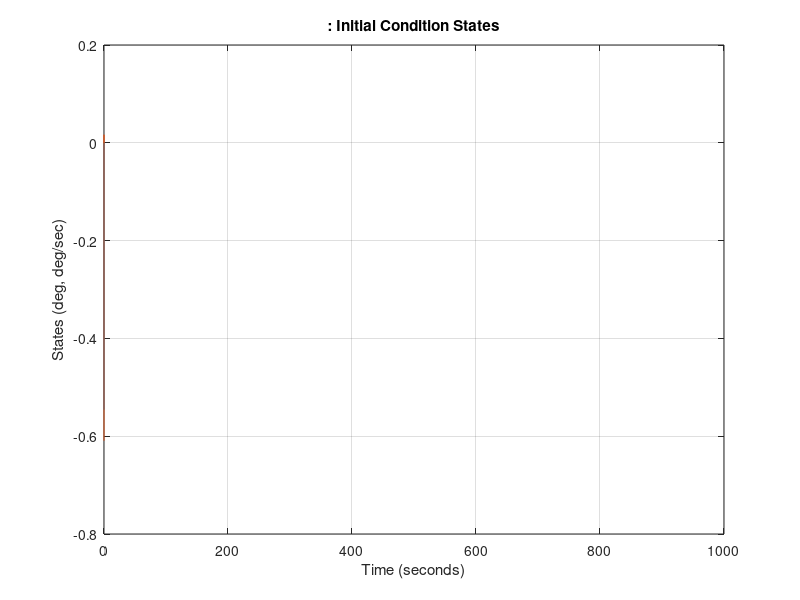

Write the MATLAB code that produced this figure. (Note: this script raises an error after producing the figure.)
% EEE588 - Robust Multivariable Control
% NAME: SIVANAGA SURYA VAMSI POPURI
% ASU ID: 1217319207
% Control of a Car-Like Robot with Differential Robot Model.

% 3 Controllers to be used
% 1. LQR
% 2. H_Infinity
% 3. LQG/LTRO

clc
close all
clear all

% User can choose the required controller.
choice_of_loop = input('Enter the loop you would like to try out\nAvailable loops: 1, 2, 2.1, 3, 3.1. Your loop? : ')
d = input ('Enter the distance d: ')
%% The Model of the robot. 
% d = distance from the mid-point on the line between the rear wheels to 
% the center of gravity.

% Note that as long as d > 0, the system remains stable as the center of
% gravity is in front. For d < 0, the system becomes unstable. Also, the
% system is non-linear for d != 0. 

%  --- Turtlebot Waffle's Params used here.
m = 1.8; mc = 1.6; I = 0.979 ; Iw =  7.2880e-04; L = 0.153; R = 0.015; 
w_o = 0.5; v_o = 0.5; % Equilibrium v ad w points for linearization.
p_1 = 1 / (m + 2*Iw/(R^2)); p_2 = 1 /(I + (2*Iw*L^2)/R^2);

% --- The plant's linearized state space without any motor torque considerations (Nominal Plant). 
A = [0 2*mc*d*w_o*p_1; -mc*d*w_o * p_2 -mc*d*v_o * p_2] ; B = [p_1/R p_1/R; L * p_2/R -L * p_2/R]; C = [1 0; 0 1]; D = [0 0;0 0];

nominal_sys = ss(A,B,C,D);
P_Nominal = tf(nominal_sys); % This gives us the nominal plant. 

%  --- Actuator Dynamics - conversion from voltage to the torque of the wheel's motor. 
% Based on METS Robots.
Kt = 9.5*10^(-3); Kg = 9.68; Kb = Kt; B = 3.29*10^(-6); La = 2300 * 10^-6; Ra = 13.7;
s = tf([1 0],[1]);
P_actuator = Kt*Kg*(s*Iw + B)/((s*Iw + B)*(s*La + Ra) + Kb*Kt); P_actuator = zpk(P_actuator);

% Plant including Actuator Dyanmics input voltage to V, W
Plant = P_Nominal*[P_actuator 0; 0 P_actuator]; Plant = zpk(Plant)
Plantss = ss(Plant,'minimal');

% --- Natural Modes - given by the Poles (Eigenvalues) and the Eigenvectors
 
[eig_vec,eig_val] = eig(Plantss.A)  % evec contains eigenvectors
                        % eval contains poles or eigenvalues
%  --- Modal Analysis: We want to examine the natural modes (tendencies) of the system.
%
t_start = 0;
t_final  = 1000;
t_step  = 0.001;

t_vec     = [t_start:t_step:t_final];   % Vector of uniformly spaced time points
u     = [0*t_vec' 0*t_vec'];         % Input was set to zero for zero-input response (initial conditions);
                             
x = lsim(ss(Plantss.A, Plantss.B, Plantss.C, Plantss.D), u, t_vec, abs(eig_vec(:,2))); 
figure; plot(t_vec,x)
grid
title(': Initial Condition States')
ylabel('States (deg, deg/sec)')
xlabel('Time (seconds)')
pause

% --- Calculation of Transmission Zeroes ---
%
P_Transmission_Zeroes = tzero(ss(Plantss.A, Plantss.B, Plantss.C, Plantss.D));       
%
% There are no finite transmission zeroes for the System. 

%  --- Controllability --- 
% 
Ap = Plantss.A; Bp = Plantss.B; Cp = Plantss.C; Dp = Plantss.D;
M_C  = [Bp Ap*Bp (Ap^2)*Bp  (Ap^3)*Bp (Ap^4)*Bp (Ap^5)*Bp];
rank_MC = rank(M_C); % Rank of Controllability Matrix
%
% system is controllable; that is, rank of controllability matrix is 4 

%  --- Observability ---
%
M_O = [Cp; Cp * Ap; Cp * (Ap^2); Cp * (Ap^3); Cp * (Ap^4); Cp * (Ap^5)];
rank_MO = rank(M_O); % Rank of Observability Matrix
%
% system is observable; that is, rank of observability matrix is 4 

% --- Singular Value Analysis ---
w_start  = -1;
w_final   =  2;
no_of_points  = 20000;  
w      = logspace(w_start,w_final,no_of_points);   % Form vector of logarithmically spaced freq points
singular_value = sigma(ss(Ap, Bp, Cp, Dp),w);
singular_value = 20*log10(singular_value);
figure; semilogx(w, singular_value)

title('Outputs: linear velocity (m/s), angular velocity (rad/s); Inputs: left actuator voltage, right actuator voltage')
grid
xlabel('Frequency (rad/sec)')
ylabel('Singular Values (dB)')
pause

% PLANT SVD Analysis at w = 4.5299 rad/sec
%
wsvd       = j*0.001;
plant_s    = Cp*inv(wsvd*eye(6)-Ap)*Bp + Dp;
[u, singular_value, v ] = svd(plant_s)
%% Final State Space Representation form of Nominal Plant and Actuator Dynamics:  

% Coefficients for simplification. 
a1 = R*(1/p_1)*(B*Ra + Kb*Kt); a2 = R*(1/p_1)*(La*B + Iw*Ra); a3 = (La*R*(1/p_1)*Iw); b1 = Kt*Kg*Iw; Bb = Kt*Kg*B;
c1 =  R*(1/p_2)*(B*Ra + Kb*Kt)/L; c2 = R*(1/p_2)*(La*B + Iw*Ra)/L; c3 = (La*R*(1/p_2)*Iw/L); 
A_LQR = [0 1 0 0 0 0; ...
      0 0 1/a3 0 0 0; ...     
      0 -a1 -a2/a3 0 0 0; ...
      0 0 0 0 1 0; ...
      0 0 0 0 0 1/c3; ...
      0 0 0 0 -c1 -c2/c3];
B_LQR = [0 0; b1/a3 b1/a3; Bb-b1*a2/a3 Bb-b1*a2/a3; 0 0; b1/c3 -b1/c3; Bb-b1*c2/c3 -Bb+b1*c2/c3];
C_LQR = [1 0 0 0 0 0; 0 0 0 1 0 0]; D_LQR = [0 0; 0 0];
P_SS_final = ss(A_LQR,B_LQR,C_LQR,D_LQR);
P_final = tf(P_SS_final); P_final = zpk(P_final);


As = [(-2*B*Kg^2)/((m*R^2)+Iw) 0 Kt*Kg/(La*R*(1/p_1)) Kt*Kg/(La*R*(1/p_1))
       0   -2*L*L*Kg*Kg*B/(2*R*R*(1/p_2)) Kt*Kg*L/(La*R*(1/p_2)) -Kt*Kg*L/(La*R*(1/p_2))
       -Kb*Kg/R -Kb*Kg*L/R -Ra/La 0
       -Kb*Kg/R Kb*Kg*L/R 0 -Ra/La];
Bs = [0 0; 0 0; 1 0; 0 1]; Cs = [1 0 0 0; 0 1 0 0]; Ds = [0 0;0 0];
P_SS_final_S = ss(As,Bs,Cs,Ds);
P_final_S = minreal(tf(P_SS_final_S)); P_SS_final_S = ss(P_final_S); P_final_S = zpk(P_final_S);

P_Transmission_Zeroes = tzero(ss(As, Bs, Cs, Ds)); 

[eig_vec,eig_val] = eig(As)

wsvd       = j*0.000;
plant_s    = Cs*inv(wsvd*eye(4)-As)*Bs + Ds;
[u, singular_value, v] = svd(plant_s)

w_start  = -1;
w_final   =  20;
no_of_points  = 20000;  
w      = logspace(w_start,w_final,no_of_points);   % Form vector of logarithmically spaced freq points
singular_value = sigma(ss(As, Bs, Cs, Ds),w);
singular_value = 20*log10(singular_value);
figure; semilogx(w, singular_value)
title('Plant Singular Values Plot')
grid
xlabel('Frequency (rad/sec)')
ylabel('Singular Values (dB)')
pause
%% LQR Controller Design.
if (choice_of_loop == 1)
    disp('Great. You have chosen LQR. Press Enter to continue')
    pause
t_vec = [0:0.1:6000];
x = step(ss(Ap, Bp, Cp, 0*ones(2,2)), t_vec); % Step response for each state and each input

A_LQR = As; B_LQR = Bs; C_LQR = Cs; D_LQR = Ds;
Aa = [ 0*ones(2,2) C_LQR
      0*ones(4,2) A_LQR ];

Bb = [0*ones(2,2)
     B_LQR ];
 
q = diag([0.4, 0.8, 10, 12, 0, 0]);
r = diag ([0.03, 0.03]);
[g, k, CLPOLES] = lqr(Aa, Bb, q, r);


% --- Open Loop Dynamical System

% State x = [ z' xp' ]' = [ z'  y'  xr' ]'
%
% where 
%       z is the integrator state
%       y is the output (theta and flight path angle)
%       xr contains the rest of the state (pitch rate and speed)
%
gz = g(:,1:2);
gy = g(:,3:4);
gr = g(:,5:6);

A_ol = [ 0*ones(2,2) 0*ones(2,4)
       -B_LQR*gz   A_LQR-B_LQR*[0*ones(2,2) gr] ];

B_ol = [ - eye(2,2)
          B_LQR*gy        ];

C_ol = [ 0*ones(2,2) C_LQR ];
       
D_ol = 0*ones(2,2);

% ---Dynamics for the Closed Loop System
A_cl = A_ol - B_ol*C_ol;
B_cl = B_ol;
C_cl = C_ol;
D_cl = D_ol;
CLS = ss(A_cl,B_cl,C_cl,D_cl);
% ---CLOSED LOOP RESPONSE TO STEP COMMAND
t_vec = [0:0.02:10];
[y, t_vec, x] = step(CLS,t_vec);

% --- Reference command: Linear Velocity (r = [1 0])

plot(t_vec,y(:,:,1))
grid
title('Linear and angular velocity response for r = [1  0] references')
xlabel('Time (seconds)')
ylabel('linear (m/s) & angular (rad/s)')
legend('v_linear','w_angular')
pause
    
% --- Control Law: u =  gz(r -Cm*x) - gr*Crx

u10 = [-g gy]*[x(:,:,1)'
             ones(1, size(x(:,:,1)')*[0 1]')
             0*ones(1, size(x(:,:,1)')*[0 1]')];
plot(t_vec,u10)
grid
title('Controller Response for r = [1  0]  reference');
ylabel('Voltage (V)')
xlabel('Time (seconds)')
legend('Right actuator I/P','Left Actuator I/P')
pause

% --- Angular Velocity Reference (r = [0 1])

plot(t_vec,y(:,:,2))
grid
title('Linear and angular velocity response for r = [0  1] reference')
xlabel('Time (seconds)')
ylabel('linear (m/s) & angular (rad/s)')
legend('Linear Vel','Angular Vel')
pause

% --- Control Law: u =  [ -g gy ] [x' r']'

u01 = [-g gy]*[x(:,:,2)'
             0*ones(1, size(x(:,:,2)')*[0 1]')
             ones(1, size(x(:,:,2)')*[0 1]') ];
plot(t_vec,u01)
grid
title('Response of controller for r = [0  1] reference')
xlabel('Time (seconds)')
ylabel('Voltage (V)')
legend('I/P - right actuator','I/P - left actuator')
pause

% --- Response to both input references (r = [1 1])

[y, t_vec, x] = lsim(CLS,[ones(size(t_vec)) ones(size(t_vec))],t_vec);

plot(t_vec,y)
grid
title('Linear and angular velocity response for r = [1  1] reference')
xlabel('Time (seconds)')
ylabel('linear (m/s) & angular (rad/s)')
pause
    
% --- Control Law: u =  [ -g gy ] [x' r']'
u11 = [-g gy]*[x'
               ones(1, size(x')*[0 1]')
               ones(1, size(x')*[0 1]') ];

plot(t_vec,u11)
grid
title('Right and left voltage response for r = [1  1] reference')
xlabel('Time (seconds)')
ylabel('Voltage (V) & Voltage (V)')
pause

% --- Open Loop frequency response of LQ Controller.  

w = logspace(-3,3,100);
singular_value = sigma(ss(Aa, Bb, g, 0*ones(2,2)),w);
singular_value = 20*log10(singular_value);
semilogx(w, singular_value)
%clear sv
title('Open Loop Singular Values: Plant Input')
grid
xlabel('Frequency (rad/sec)')
ylabel('Singular Values (dB)')
pause
%return

singular_value = sigma(ss(A_ol, B_ol, C_ol, D_ol),w);
singular_value = 20*log10(singular_value);
semilogx(w, singular_value)

title('Open Loop Singular Values: Error Signal')
grid
xlabel('Frequency (rad/sec)')
ylabel('Singular Values (dB)')
pause

% --- Closed Loop Frequency response of LQ controller.  

singular_value = sigma(ss(Aa-Bb*g, Bb, -g, eye(2,2)-0*ones(2,2)),w);
singular_value = 20*log10(singular_value);
semilogx(w, singular_value)
%clear sv
title('LQ  Sensitivity: Plant Input')
grid
xlabel('Frequency (rad/sec)')
ylabel('Singular Values (dB)')
pause

singular_value = sigma(ss(A_cl, B_cl, -C_cl, eye(2,2)-D_cl)*P_final_S,w);
singular_value = 20*log10(singular_value);
semilogx(w, singular_value)
title('Disturbance at Input to Output Singular Value')
grid
xlabel('Frequency (rad/sec)')
ylabel('Singular Values (dB)')
pause


singular_value = sigma(ss(A_cl, B_cl, C_cl, D_cl),w);
singular_value = 20*log10(singular_value);
semilogx(w, singular_value)

title('LQs T (Comp Sens): Plant Output')
grid
xlabel('Frequency (rad/sec)')
ylabel('Singular Values (dB)')
pause

singular_value = sigma(ss(Aa-Bb*g, Bb, g, 0*ones(2,2)),w);
singular_value = 20*log10(singular_value);
semilogx(w, singular_value)
title('LQ Complementary Sensitivity: Plant Input')
grid
xlabel('Frequency (rad/sec)')
ylabel('Singular Values (dB)')
pause
end


%% H-infinity Controller Design.
if (choice_of_loop == 2)
    disp('Damn brother. H infinity controller it is. Hit the Enter button!')
    pause
P=ss(P_SS_final_S.A,P_SS_final_S.B,P_SS_final_S.C,P_SS_final_S.D); 
 
 % Weights
% Standard first order weights are chosen
% For any non-standard/higher-order weights, form the transfer functions
% appropiately
% See AAR's book for details on higher-order weights
M11=1.3; w11=5; Eps11=0.01; M12=1.3; w12=10; Eps12=0.01;
W1 = [tf([1/M11 w11], [1 w11*Eps11]) 0; 0 tf([1/M12 w12], [1 w12*Eps12])];

M21=100; w21=1000; Eps21=0.1; M22=100; w22=1000; Eps22=0.1;
W2 = [tf([1 w21/M21], [Eps21 w21]) 0; 0 tf([1 w22/M22], [Eps22 w22])] ;

M31=1.1; w31=3; Eps31=0.001; M32=1.1; w32=18; Eps32=0.001;
W3 = [tf([1 w31/M31], [Eps31 w31]) 0; 0 tf([1 w32/M32], [Eps32 w32])] ;

G=augw(P,W1,W2,W3);

% Obtain controller using Matlab's hinfsyn command
% See help on hinfsyn for more options
K=hinfsyn(G);

% --- Closed Loop Maps
% helper.m is a matlab function for computing OL and CL maps in a standard
% output feedback structure. This file must be in the current Matlab folder
[Lo,Li,So,Si,To,Ti,KS,PS] = helper(P,K);


%% PLOTS
wvec=logspace(-3,3,10000);
%**************************************************************************
%
% --- Frequency response for Open Loop 
figure; 
sigma(Lo,wvec);
title('Open Loop SVs: Error')
grid
xlabel('Frequency (rad/sec)')
ylabel('Singular Values (dB)')
pause

figure;
sigma(Li,wvec);
title('Open Loop SVs: plant input')
grid
xlabel('Frequency (rad/sec)')
ylabel('Singular Values (dB)')
pause 


%  --- Frequency response for closed loop.

figure; 
sigma(So,wvec);
title('S (Sensitivity): Error')
grid
xlabel('Frequency (rad/sec)')
ylabel('Singular Values (dB)')
pause 

figure; 
sigma(Si,wvec);
title('S (Sensitivity): plant input')
grid
xlabel('Frequency (rad/sec)')
ylabel('Singular Values (dB)')
pause 

figure; 
sigma(To,wvec);
title('T (Comp Sens): plant output')
grid
xlabel('Frequency (rad/sec)')
ylabel('Singular Values (dB)')
pause 

figure; 
sigma(Ti,wvec);
title('T (Comp Sens): plant input')
grid
xlabel('Frequency (rad/sec)')
ylabel('Singular Values (dB)')


% --- Time response for closed loop 

t_vec = [0:0.02:5];
[y, t_vec, x] = step(To,t_vec);

% --- Linear Velocity response: r = [ 1  0 ] 
figure;
plot(t_vec,y(:,:,1))
grid
title('Step response for Linear Velocity reference')
ylabel('lin vel (m/s)')
xlabel('Time (seconds)')

% --- Control Law:
[u, t_vec] = step(KS,t_vec);
u10=u(:,:,1);

% --- Control for r = [ 1  0 ] 
figure;
plot(t_vec,u10)
grid
title('Response to Step Reference Command for Velocity')
ylabel('Controls (V)')
xlabel('Time (seconds)')


%  r = [ 0 1 ]
figure;
plot(t_vec,y(:,:,2))
grid
title('Response to Step Reference Command for Ang Velocity')
ylabel('Outputs (rad/s)')
xlabel('Time (seconds)')

% Form control:
u01 = u(:,:,2);
figure;
plot(t_vec,u01)
grid
title('Response to Step Reference Command for Ang Velocity')
ylabel('Controls (V)')
xlabel('Time (seconds)')
end

%% H-infinity sub-part 1

if (choice_of_loop == 2.1)
    disp('Okay. H_infinity sub part - 1. Press Enter to continue')
    pause
M=1.8;
Mc=1.6;
I=0.979;
Iw=7.2880e-04;
L=0.153;
R=0.015;
Kt=9.5*10^-3;
Kg=9.68;
Kb=Kt;
Beta=3.29*10^(-6);
La=2300*10^(-6);
Ra=13.7;

p_1=M+(2*Iw/(R^2));
p_2=I+(2*(L^2)*Iw)/(R^2);
A_initial= [(-2*Beta*Kg^2)/((M*R^2)+Iw) 0 Kt*Kg/(La*R*p_1) Kt*Kg/(La*R*p_1)
       0   -2*L*L*Kg*Kg*Beta/(2*R*R*p_2) Kt*Kg*L/(La*R*p_2) -Kt*Kg*L/(La*R*p_2)
       -Kb*Kg/R -Kb*Kg*L/R -Ra/La 0
       -Kb*Kg/R Kb*Kg*L/R 0 -Ra/La]
B_initial= [0 0; 0 0; 1 0; 0 1]
C_initial= [1 0 0 0; 0 1 0 0]
D_initial= [0 0;0 0]

P_initial = ss(A_initial,B_initial,C_initial,D_initial); 

P_initial_tf =tf(P_initial);
% A=P_initial.A;    % 4*4
% B=P_initial.B;    % 4*2
% C=P_initial.C;    % 2*4
% D=P_initial.D; 

% --- Plant transfer function post minimal realization
P = minreal(tf(P_initial_tf)); 
P_zpk = zpk(P);


% --- State Space of Plant
P_SS=ss(P);
A=P_SS.A   % 4*4
B=P_SS.B    % 4*2
C=P_SS.C    % 2*4
D=P_SS.D;
    M11=1; w11=1.05; Eps11=0.001; M12=1.1; w12=1.05; Eps12=0.001;
W1 = [tf([1/M11 w11], [1 w11*Eps11]) 0; 0 tf([1/M12 w12], [1 w12*Eps12])]

M21=200; w21=1000; Eps21=0.1; M22=100; w22=1000; Eps22=0.1;
W2 = [tf([1 w21/M21], [Eps21 w21]) 0; 0 tf([1 w22/M22], [Eps22 w22])] 

M31=2; w31=2.1; Eps31=0.001; M32=2; w32=2.1; Eps32=0.001;
W3 = [tf([1 w31/M31], [Eps31 w31]) 0; 0 tf([1 w32/M32], [Eps32 w32])] 

G=augw(P,W1,W2,W3);

K_hinf=hinfsyn(G);

[Lo,Li,So,Si,To,Ti,KS,PS] = f_CLTFM(P,K_hinf)

wvec=logspace(-3,3,10000);

% OPEN LOOP FREQUENCY RESPONSE 
figure; 
sigma(Lo,wvec);
title('Open Loop Singular Values  with Hinf compensator: Error Signal')
grid
xlabel('Frequency (rad/sec)')
ylabel('Singular Values (dB)')

figure;
sigma(Li,wvec);
title('Open Loop Singular Values with Hinf compensator: Plant Input')
grid
xlabel('Frequency (rad/sec)')
ylabel('Singular Values (dB)')

% CLOSED LOOP FREQUENCY RESPONSE 

figure; 
sigma(So*P,wvec);
title('Input Disturbance to Output Singular Values')
grid
xlabel('Frequency (rad/sec)')
ylabel('Singular Values (dB)')

figure; 
sigma(Si,wvec);
title('Sensitivity Hinf: Plant Input')
grid
xlabel('Frequency (rad/sec)')
ylabel('Singular Values (dB)')

figure; 
sigma(To,wvec);
title('Complementary Sensitivity Hinf: Plant Output')
grid
xlabel('Frequency (rad/sec)')
ylabel('Singular Values (dB)')

figure; 
sigma(Ti,wvec);
title('Complementary Sensitivity Hinf: Plant Input')
grid
xlabel('Frequency (rad/sec)')
ylabel('Singular Values (dB)')

figure; 
sigma(KS,wvec);
title('Reference to Control Singular Values')
grid
xlabel('Frequency (rad/sec)')
ylabel('Singular Values (dB)')

% CLOSED LOOP TIME RESPONSE 
t_vec = [0:0.02:10];
[y1, t_vec, x] = step(To,t_vec);

clppoles=(eig(To))
tzero(ss(To))
damp(clppoles)

% r = [ 1  0 ] 
figure;
plot(t_vec,y1(:,:,1))
grid
title('Lin Velocity & Ang Velocity Response To r = [1  0]  Command')
ylabel('v (m/s) & \omega (rad/s)')
xlabel('Time (seconds)')
legend('Lin Vel','Ang Vel')
pause

% Form control:
[u, t_vec] = step(KS,t_vec);
u10=u(:,:,1);

% Controls: r = [ 1  0 ] 
figure;
plot(t_vec,u10)
grid
title('Controller Response To r = [1  0]  Command');
ylabel('Volts (V)')
xlabel('Time (seconds)')
legend('Input to Right actuator','Input to Left Actuator')
pause

%  r = [ 0 1 ]
figure;
plot(t_vec,y1(:,:,2))
grid
title('Lin Velocity & Ang Velocity Response To r = [0  1]  Command')
ylabel('v (m/s) & \omega (rad/s)')
xlabel('Time (seconds)')
legend('Lin Vel','Ang Vel')
pause 

% Form control:
u01 = u(:,:,2);
figure;
plot(t_vec,u01)
grid
title('Controller Response To r = [0  1]  Command')
ylabel('Volts (V)')
xlabel('Time (seconds)')
legend('Input to Right actuator','Input to Left Actuator')
pause
end

%% LQG / LTRO Design
if (choice_of_loop == 3)
    
    disp('Hmm. LQG / LTRO. Interesting choice.')
Ap = As; Bp = Bs; Cp = Cs; Dp = Ds;

% Augment Plant with Integrators at Plant Input and Plot Singular Values
%
[NI NC] = size(Bp);                      % ns = number of inputs;  nc = number of controls;   
Aa = [ Ap             Bp
      0*ones(NC,NI)    0*ones(NC,NC) ]

Bb = [ 0*ones(NI,NC)
      eye(NC)      ]

c = [ Cp  0*ones(NC,NC) ]

d = 0*ones(NC,NC)

singular_value = sigma(ss(Aa, Bb, c, d),w);
singular_value = 20*log10(singular_value);
semilogx(w, singular_value)
%clear sv
title('Design Plant Singular Values')
grid
xlabel('Frequency (rad/sec)')
ylabel('Singular Values (dB)')
pause

% Design of Target Loop Singular Values Using Kalman Filter
%
ll =  inv(Cp*inv(-Ap)*Bp + Dp);     % Choose ll and lh to match singular values at all frequencies
lh = -inv(Ap)*Bp*ll;
l = [lh 
     ll];                           % ll, lh - for low and high frequency loop shaping

singular_value = sigma(ss(Aa, l, c, d),w);
singular_value = 20*log10(singular_value);
semilogx(w, singular_value)
%clear sv
title('Filter Open Loop (G_{FOL}) Singular Values')
grid
xlabel('Frequency (rad/sec)')
ylabel('Singular Values (dB)')
pause

pnint = eye(NC)                                    % Process Noise Intensity Matrix
mu = 0.01;                                         % Measurement Noise Intesity; Used to adjust Kalman Filter Bandwidth
                                                   % Small mu - expensive sensor   - large bandwidth
                                                   % Large mu - inexpensive sensor - small bandwidth
mnint = mu*eye(NC)                                 % Measurement Noise Intensity Matrix 
[kest, h, sig]= kalman(ss(Aa, [Bb l], c, [d 0*ones(NC,NC)]),pnint, mnint);  % Compute Filter Gain Matrix h
%[sig, poles, g1, rr] = care(a',c',l*l', mnint);                          % Alternate Method for Computing h
%h = g1';
singular_value = sigma(ss(Aa, h, c, d),w);
tsv = 20*log10(singular_value);
semilogx(w, tsv)
%clear sv
title('Target Loop (G_{KF}) Singular Values')
grid
xlabel('Frequency (rad/sec)')
ylabel('Singular Values (dB)')
pause

singular_value = sigma(ss(Aa-h*c, h, c, 0*eye(NC)),w);
singular_value = 20*log10(singular_value);
semilogx(w, singular_value, w, 20*log10(10./w))
%clear sv
title('Target Complementary (T_{KF}) Singular Values')
grid
xlabel('Frequency (rad/sec)')
ylabel('Singular Values (dB)')
pause

%
% Recover Target Loop By Solving Cheap LQR Problem
%
q = c'*c;                                            % State Weighting Matrix
rho = 1e-9;                                          % Cheap control recovery parameter;
                                                     % The smaller the parameter, the better the recovery.
r = rho*eye(NC)                                      % Control Weigthing Matrix
[k, poles, g, rr] = care(Aa,Bb,q,r);                   % Compute Control Gain Matrix G

%
% Compensator Analysis
%
A_k = [ Aa-Bb*g-h*c  0*ones(NI+NC,NC)
       g          0*ones(NC,NC) ]

B_K = [ h
       0*ones(NC,NC) ]

C_K = [0*ones(NC, NI+NC) eye(NC,NC) ]

Comp_poles = eig(A_k)                               % Compensator Poles
Comp_zeroes = tzero(Aa, h, g, 0*ones(NC,NC))         % Compensator Zeros
zerocheck = tzero(A_k, B_K, C_K, 0*ones(NC,NC))   % Check Compensator Zeros

singular_value = sigma(ss(A_k, B_K, C_K, 0*eye(NC)),w);
singular_value = 20*log10(singular_value);
semilogx(w, singular_value)
%clear sv
title('Compensator Singular Values')
grid
xlabel('Frequency (rad/sec)')
ylabel('Singular Values (dB)')
pause

%
% Open Loop Analysis
%
A_L = [ Ap                     Bp*C_K
       0*ones(NI+NC+NC,NI)    A_k    ]

B_L = [ 0*ones(NI,NC)
       B_K ]
    
C_L = [ Cp  0*ones(NC,NI+NC+NC) ]
    
OL_poles = eig(A_L)                          % Open Loop Poles
OL_zeroes = tzero(A_L,B_L,C_L,0*ones(NC,NC))    % Open Loop Zeros
    
singular_value = sigma(ss(A_L, B_L, C_L, 0*eye(NC)),w);
singular_value = 20*log10(singular_value);
semilogx(w, singular_value, w, tsv)
%clear sv
title('Open Loop Singular Values')
grid
xlabel('Frequency (rad/sec)')
ylabel('Singular Values (dB)')
pause   

% Closed Loop Analysis
%
CLPOLES = eig(A_L-B_L*C_L)           % Closed Loop Poles
CLP_Kalman = eig(Aa - h*c)              % Closed Loop Poles Due to Kalman Filter
CLP_Reg = eig(Aa - Bb*g)             % Closed Loop Poles Due to Regulator


singular_value = sigma(ss(A_L-B_L*C_L, B_L, -C_L, eye(NC)),w);
singular_value = 20*log10(singular_value);
semilogx(w, singular_value)
%clear sv
title('Sensitivity Singular Values')
grid
xlabel('Frequency (rad/sec)')
ylabel('Singular Values (dB)')
pause 

end

%% LQG / LTRO Design - subpart (a). 
if (choice_of_loop ==3.1)
    disp('Had a tough day, huh? Sub part of LQR / LTRO it is.')
M=1.8;
Mc=1.6;
I=0.979;
Iw=7.2880e-04;
L=0.153;
R=0.0153;
Kt=9.5*10^-3;
Kg=9.68;
Kb=Kt;
Beta=3.29*10^(-6);
La=2300*10^(-6);
Ra=13.7;

p_1=M+(2*Iw/(R^2));
p_2=I+(2*(L^2)*Iw)/(R^2);
A_initial= [(-2*Beta*Kg^2)/((M*R^2)+Iw) 0 Kt*Kg/(La*R*p_1) Kt*Kg/(La*R*p_1)
       0   -2*L*L*Kg*Kg*Beta/(2*R*R*p_2) Kt*Kg*L/(La*R*p_2) -Kt*Kg*L/(La*R*p_2)
       -Kb*Kg/R -Kb*Kg*L/R -Ra/La 0
       -Kb*Kg/R Kb*Kg*L/R 0 -Ra/La]
B_initial= [0 0; 0 0; 1 0; 0 1]
C_initial= [1 0 0 0; 0 1 0 0]
D_initial= [0 0;0 0]

P_initial = ss(A_initial,B_initial,C_initial,D_initial); 

P_initial_tf =tf(P_initial);
% A=P_initial.A;    % 4*4
% B=P_initial.B;    % 4*2
% C=P_initial.C;    % 2*4
% D=P_initial.D; 

% Plant transferfunction after minimal realization
P = minreal(tf(P_initial_tf)); 
P_zpk = zpk(P);


%Plant StateSpace
P_SS=ss(P);
A=P_SS.A   % 4*4
B=P_SS.B    % 4*2
C=P_SS.C    % 2*4
D=P_SS.D;    % 2*2
NC=2;
no=2;
NI=4;
% Dynamic plant augmentation with integrator
%
                    % NI = number of inputs;  NC = number of controls;   
Aa = [ A            B
      0*ones(NC,NI)    0*ones(NC,NC) ]

Bb = [ 0*ones(NI,NC)
      eye(NC)      ]

c = [ C  0*ones(NC,NC) ]

d = 0*ones(NC,NC)


w = logspace(-2,3,100);
singular_value = sigma(ss(Aa, Bb, c, d),w);
singular_value = 20*log10(singular_value);
figure;
semilogx(w, singular_value)
title('Design Plant Singular Values')
grid
xlabel('Frequency (rad/sec)')
ylabel('Singular Values (dB)')
% pause

% --- Design of Target Loop Singular Values Using Kalman Filter

ll =  inv(C*inv(-A)*B + D);     % Choose ll and lh to match singular values at all frequencies
lh = -inv(A)*B*ll;
l = [lh 
     ll];                           % ll, lh - for low and high frequency loop shaping

w_start  = -1;
w_final   =  2;
no_of_points  = 200;  
w      = logspace(w_start,w_final,no_of_points); 
singular_value = sigma(ss(Aa, l, c, d),w);
singular_value = 20*log10(singular_value);
figure;semilogx(w, singular_value)
%clear sv
title('Filter Open Loop (G_{FOL}) Singular Values')
grid
xlabel('Frequency (rad/sec)')
ylabel('Singular Values (dB)')




pnint = eye(NC)                                    % Process Noise Intensity Matrix
mu = 0.01; 
                                      % Measurement Noise Intesity; Used to adjust Kalman Filter Bandwidth
                                                   % Small mu - expensive sensor   - large bandwidth
                                                   % Large mu - inexpensive sensor - small bandwidth
mnint = mu*eye(NC)                                 % Measurement Noise Intensity Matrix 
[kest, h, sig]= kalman(ss(Aa, [Bb l], c, [d 0*ones(NC,NC)]),pnint, mnint);  % Compute Filter Gain Matrix h

singular_value = sigma(ss(Aa, h, c, d),w);
tsv = 20*log10(singular_value);
figure;semilogx(w, tsv)
%clear sv
title('Target Loop (G_{KF}) Singular Values')
grid
xlabel('Frequency (rad/sec)')
ylabel('Singular Values (dB)')

tolpoles = eig(Aa)                           % Target Open Loop Poles
targzeros = tzero(Aa,h,c,0*ones(NC,NC))      % Target Open Loop Zeros
tclpoles = eig(Aa-h*c)                       % Target Closed Loop Poles


z  = 2.7; 

% Form Pre-Filter
%
fil    = ss(tf({z 0; 0 z}, {[1 z] 1; 1 [1 z]}));


singular_value = sigma(ss(Aa-h*c, h, -c, eye(NC)),w);
singular_value = 20*log10(singular_value);
figure;semilogx(w, singular_value)
%clear sv
title('Target Sensitivity (S_{KF}) Singular Values')
grid
xlabel('Frequency (rad/sec)')
ylabel('Singular Values (dB)')



singular_value = sigma(ss(Aa-h*c, h, c, 0*eye(NC)),w);
singular_value = 20*log10(singular_value);
figure;semilogx(w, singular_value, w, 20*log10(10./w))
%clear sv
title('Target Complementary (T_{KF}) Singular Values')
grid
xlabel('Frequency (rad/sec)')
ylabel('Singular Values (dB)')


% --- Target Closed Loop Singular Values
w_start  = -1;
w_final   =  2;
no_of_points  = 200;  
w = logspace(w_start,w_final,no_of_points);    % vector of logarithmically spaced freq points
[NTarA_CL, NTarB_CL, NTarC_CL, NTarD_CL ] = series(fil.a, fil.b, fil.c, fil.d, Aa-h*c,h,c,d);
singular_value     = sigma(ss(NTarA_CL, NTarB_CL, NTarC_CL, NTarD_CL),w);
singular_value     = 20*log10(singular_value);
figure;semilogx(w, singular_value)
title('Target Closed Loop Singular Values (r to y)')
grid
xlabel('Frequency (rad/sec)')
ylabel('T_{ry}, Singular Values (dB)')

% --- Target Step Responses
t_start = 0;
t_step  = 0.05;
t_final  = 10.0;
t_vec     = [t_start:t_step:t_final]'; % Vector of uniformly spaced time points
r1    = [ones(size(t_vec)) zeros(size(t_vec))];
r2    = [zeros(size(t_vec)) ones(size(t_vec))];
ty1   = lsim(ss(NTarA_CL, NTarB_CL, NTarC_CL, NTarD_CL), r1,t_vec);
ty2   = lsim(ss(NTarA_CL, NTarB_CL, NTarC_CL, NTarD_CL), r2,t_vec);

figure;plot(t_vec,ty1(:,1),'b', t_vec,ty1(:,2),'r')
grid
title('Target Responses to lin_vel Step Reference Command')
ylabel('lin_vel, ang_vel')
xlabel('Time (seconds)')



plot(t_vec,ty2(:,1),'b', t_vec,ty2(:,2),'r')
grid
figure;title('Target Responses to ang_vel Step Reference Command')
ylabel('lin_vel, ang_vel (degrees)')
xlabel('Time (seconds)')





% --- Recover Target Loop By Solving Cheap LQR Problem

q = c'*c;                                            % State Weighting Matrix
rho = 0.5e-04;                                       % Cheap control recovery parameter;
                                                     % The smaller the parameter, the better the recovery.
r = rho*eye(NC)                                      % Control Weigthing Matrix
[k, poles, g, rr] = care(Aa,Bb,q,r);                   % Compute Control Gain Matrix G



% --- Analysis of Compensator.

A_k = [ Aa-Bb*g-h*c  0*ones(NI+NC,NC)
       g          0*ones(NC,NC) ]

B_K = [ h
       0*ones(NC,NC) ]

C_K = [0*ones(NC, NI+NC) eye(NC,NC) ]

D_K=0*ones(NC,NC)
Comp_poles = eig(A_k)                               % Compensator Poles
Comp_zeroes = tzero(Aa, h, g, 0*ones(NC,NC))         % Compensator Zeros
zerocheck = tzero(A_k, B_K, C_K, 0*ones(NC,NC))   % Check Compensator Zeros

singular_value = sigma(ss(A_k, B_K, C_K, 0*eye(NC)),w);
singular_value = 20*log10(singular_value);
figure;semilogx(w, singular_value)
%clear sv
title('Compensator Singular Values')
grid
xlabel('Frequency (rad/sec)')
ylabel('Singular Values (dB)')



% --- Open Loop Analysis

A_L = [ A                     B*C_K
       0*ones(NI+NC+NC,NI)    A_k    ]

B_L = [ 0*ones(NI,NC)
       B_K ]
C_L = [ C  0*ones(NC,NI+NC+NC) ]
 
D_L=0*ones(NC,NC);
OL_poles = eig(A_L)                          % Open Loop Poles
OL_zeroes = tzero(A_L,B_L,C_L,0*ones(NC,NC))    % Open Loop Zeros
    
singular_value = sigma(ss(A_L, B_L, C_L, 0*eye(NC)),w);
singular_value = 20*log10(singular_value);
figure;semilogx(w, singular_value, w, tsv)

title('Open Loop Singular Values')
grid
xlabel('Frequency (rad/sec)')
ylabel('Singular Values (dB)')  

% --- Closed Loop System
%
A_cl     = A_L-B_L*C_L;
B_cl     = B_L;
C_cl     = C_L;
D_cl     = D_L;

% --- Closed Loop Analysis

CLPOLES = eig(A_L-B_L*C_L)           % Closed Loop Poles
CLP_Kalman = eig(Aa - h*c)              % Closed Loop Poles Due to Kalman Filter
CLP_Reg = eig(Aa - Bb*g)             % Closed Loop Poles Due to Regulator


singular_value = sigma(ss(A_L-B_L*C_L, B_L, -C_L, eye(NC)),w);
singular_value = 20*log10(singular_value);
figure;semilogx(w, singular_value)
%clear sv
title('Sensitivity: Error Signal')
grid
xlabel('Frequency (rad/sec)')
ylabel('Singular Values (dB)')

singular_value = sigma(ss(A_L-B_L*C_L, B_L, C_L, 0*eye(NC)),w);
singular_value = 20*log10(singular_value);
figure;semilogx(w, singular_value)
%clear sv
title('T (Comp Sens) : Plant Output')
grid
xlabel('Frequency (rad/sec)')
ylabel('Singular Values (dB)')

% --- Pre-filter to Closed Loop Try


[NA_CL, NB_CL, NC_CL, ND_CL ] = series(fil.a, fil.b, fil.c, fil.d, A_cl,B_cl,C_cl,D_cl);
singular_value = sigma(ss(NA_CL, NB_CL, NC_CL, ND_CL),w);
singular_value = 20*log10(singular_value);
figure; semilogx(w, singular_value)

title('T (Comp Sens) : Plant Output')
grid
xlabel('Frequency (rad/sec)')
ylabel('Singular Values (dB)') 

% --- Reference to control (r to u)

[A_ru, B_ru, C_ru, D_ru ] = series(A_cl, B_cl, -C_cl, eye(2), A_k, B_K, C_K, D_K);
[A_ru, B_ru, C_ru, D_ru ] = series(fil.a, fil.b, fil.c, fil.d, A_ru, B_ru, C_ru, D_ru );    
w_start                 = -1;
w_final                  = 2;
no_of_points                 = 200;
w                     = logspace(w_start,w_final,no_of_points);
singular_value  = sigma(ss(A_ru, B_ru, C_ru, D_ru),w);
singular_value  = 20*log10(singular_value);
figure; semilogx(w, singular_value)

title('Reference to Control Singular Values')
grid
xlabel('Frequency (rad/sec)')
ylabel('Singular Values (dB)')



% --- Input Disturbance to Output

[A_diy, B_diy, C_diy, D_diy ] = series(A,B,C,D, A_cl, B_cl, -C_cl, eye(2));
w_start  = -1;
w_final   =  2;
no_of_points  = 200;  
w      = logspace(w_start,w_final,no_of_points); 
singular_value  = sigma(ss(A_diy, B_diy, C_diy, D_diy),w);
singular_value  = 20*log10(singular_value);
figure; semilogx(w, singular_value)
%clear sv
title('Input Disturbance to Output Singular Values')
grid
xlabel('Frequency (rad/sec)')
ylabel('Singular Values (dB)')


% --- DC analysis of input disturbance.
%
s = j*7
tdy              = C_diy*inv(s*eye(size(A_diy))-A_diy)*B_diy +  D_diy;
[utdy stdy vtdy] = svd(tdy)


% --- Finally, the closed Loop Step Responses
y1    = lsim(ss(NA_CL,NB_CL, NC_CL, ND_CL), r1, t_vec); 
figure;plot(t_vec,y1)
grid
title('Lin Velocity & Ang Velocity Response To r = [1  0]  Command')
ylabel('v (m/s) & \omega (rad/s)')
xlabel('Time (seconds)')
legend('Lin Vel','Ang Vel')

figure; plot(t_vec,y1, t_vec, ty1)
legend('y','ty')
title('Target & Recovery target Comaprison for step reference Lin Velocity')
ylabel('v (m/s) & \omega (rad/s)')
xlabel('Time (seconds)')
legend('Lin Vel','Ang Vel','Target Lin Vel')

y2    = lsim(ss(NA_CL,NB_CL, NC_CL, ND_CL), r2, t_vec); 
figure;plot(t_vec,y2)
grid
title('Lin Velocity & Ang Velocity Response To r = [0  1]  Command')
ylabel('v (m/s) & \omega (rad/s)')
xlabel('Time (seconds)')
legend('Lin Vel','Ang Vel')

figure; plot(t_vec,y2, t_vec, ty2)
legend('target ang vel','ang vel','lin vel')
title('Target & Recovery target Comparison for step reference ang vel')
ylabel('lin_vel (m/s) & ang_vel (rad/s)')
xlabel('Time (seconds)')

u1    = lsim(ss(A_ru, B_ru, C_ru, D_ru), r1, t_vec); 
figure; plot(t_vec,u1)
grid
title('Controller Response for r = [1  0]  reference');
ylabel('Voltage (V)')
xlabel('Time (seconds)')
legend('I/P to Right actuator','I/P to Left Actuator')

u2    = lsim(ss(A_ru, B_ru, C_ru, D_ru), r2, t_vec); 
figure;plot(t_vec,u2)
grid
title('Controller Response for r = [0  1] reference');
ylabel('Voltage (V)')
xlabel('Time (seconds)')
legend('I/p to right actuator','i/p to left actuator')   
end  
    